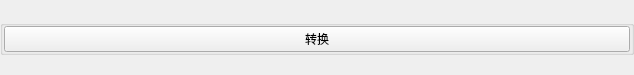
<?xml version="1.0" encoding="UTF-8"?>
<ui version="4.0">
 <class>BmsDataLog</class>
 <widget class="QWidget" name="BmsDataLog">
  <property name="windowModality">
   <enum>Qt::NonModal</enum>
  </property>
  <property name="geometry">
   <rect>
    <x>0</x>
    <y>0</y>
    <width>634</width>
    <height>75</height>
   </rect>
  </property>
  <property name="sizePolicy">
   <sizepolicy hsizetype="Expanding" vsizetype="Expanding">
    <horstretch>0</horstretch>
    <verstretch>0</verstretch>
   </sizepolicy>
  </property>
  <property name="focusPolicy">
   <enum>Qt::ClickFocus</enum>
  </property>
  <property name="windowTitle">
   <string>Widget</string>
  </property>
  <property name="autoFillBackground">
   <bool>true</bool>
  </property>
  <layout class="QVBoxLayout" name="verticalLayout">
   <property name="spacing">
    <number>5</number>
   </property>
   <property name="leftMargin">
    <number>0</number>
   </property>
   <property name="topMargin">
    <number>0</number>
   </property>
   <property name="rightMargin">
    <number>0</number>
   </property>
   <property name="bottomMargin">
    <number>0</number>
   </property>
   <item>
    <widget class="QGroupBox" name="gSettings">
     <property name="enabled">
      <bool>true</bool>
     </property>
     <property name="sizePolicy">
      <sizepolicy hsizetype="Preferred" vsizetype="Fixed">
       <horstretch>0</horstretch>
       <verstretch>0</verstretch>
      </sizepolicy>
     </property>
     <property name="title">
      <string notr="true"/>
     </property>
     <property name="flat">
      <bool>false</bool>
     </property>
     <layout class="QHBoxLayout" name="horizontalLayout_8">
      <property name="spacing">
       <number>5</number>
      </property>
      <property name="leftMargin">
       <number>1</number>
      </property>
      <property name="topMargin">
       <number>0</number>
      </property>
      <property name="rightMargin">
       <number>1</number>
      </property>
      <property name="bottomMargin">
       <number>0</number>
      </property>
      <item>
       <widget class="QPushButton" name="btnConvert">
        <property name="cursor">
         <cursorShape>PointingHandCursor</cursorShape>
        </property>
        <property name="text">
         <string>转换</string>
        </property>
       </widget>
      </item>
     </layout>
    </widget>
   </item>
  </layout>
 </widget>
 <layoutdefault spacing="6" margin="11"/>
 <resources/>
 <connections/>
</ui>
